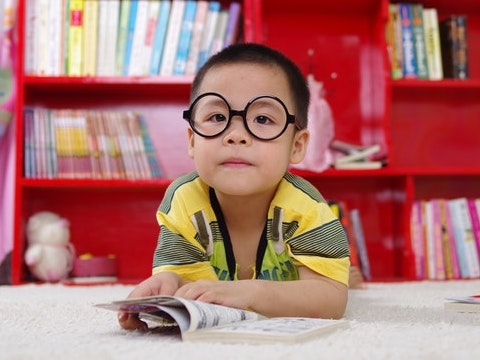
#> input picture cs4060/Lab1/boy.jpg, 480 x 360 px
$ python task4.py
#> lines starting #> are read from the running program, lines starting #| are printed output that depends on the picture
import matplotlib.pyplot as plt
import numpy as np
import os

if __name__ == '__main__':
    originalImage = plt.imread(os.path.join(os.path.dirname(__file__), './boy.jpg'))
#> originalImage is the input picture: shape (360, 480, 3); mean R, G, B 174.3, 115.3, 111.8
    posterizedImage = np.array((originalImage // 64) * 64)
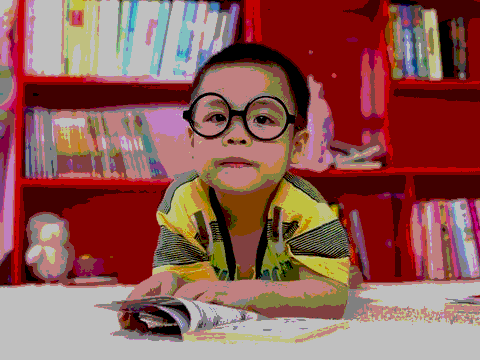
#> posterizedImage: shape (360, 480, 3); mean R, G, B 143.9, 90.2, 84.2
    print(posterizedImage)
#> (printed output is left out)

    fig, (ax1, ax2) = plt.subplots(1, 2)
    ax1.imshow(originalImage)
    ax1.set_title('Original')
    ax2.imshow(posterizedImage)
    ax2.set_title('Posterized')

    plt.show()
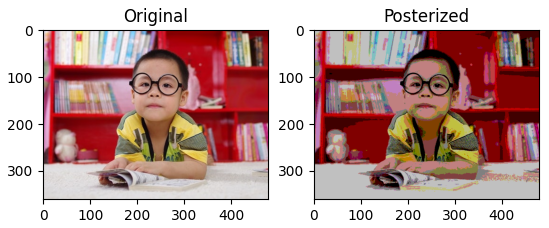
#> figure drawn by matplotlib, 2 panels
